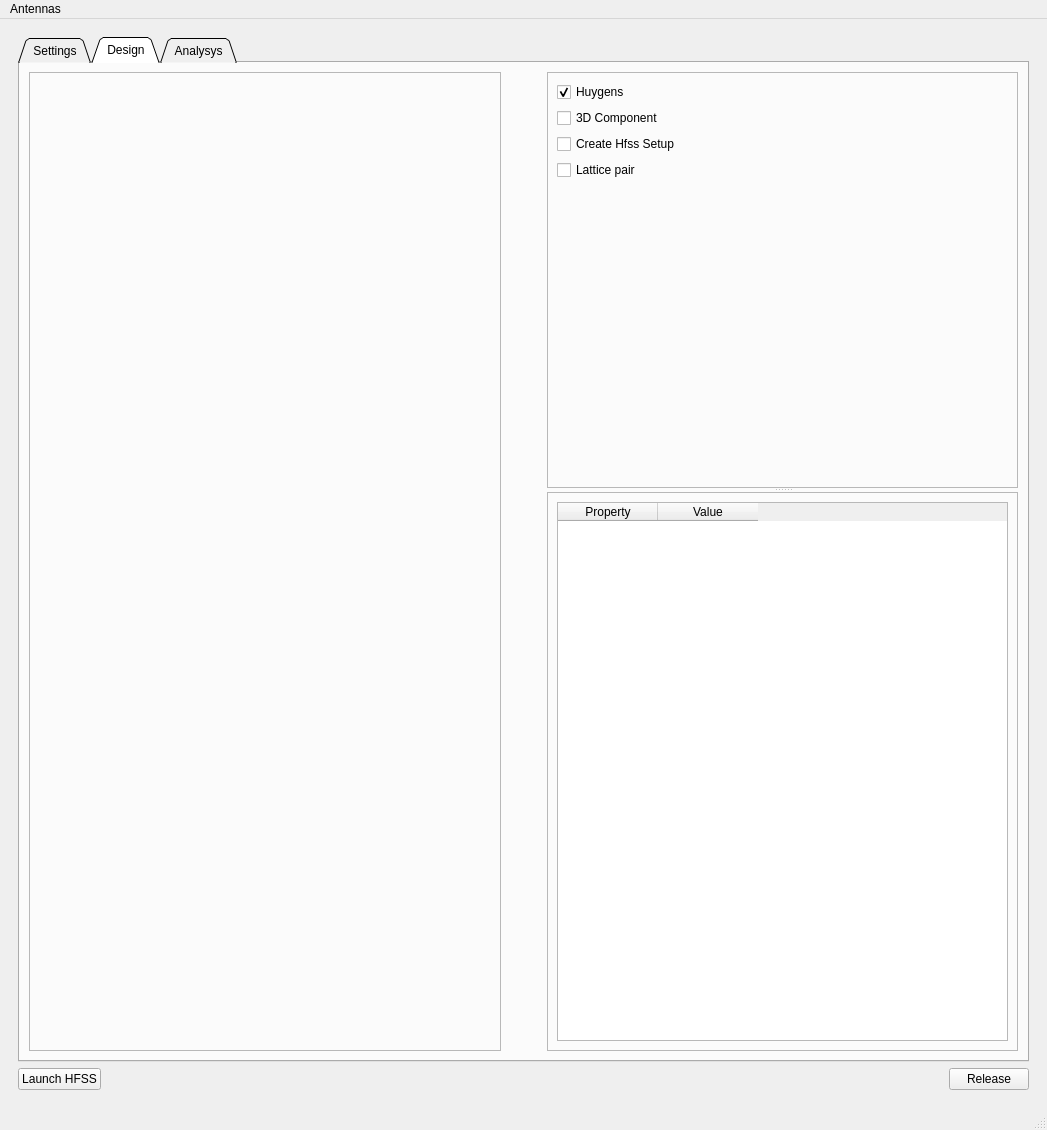
<?xml version="1.0" encoding="UTF-8"?>
<ui version="4.0">
 <class>MainWindow</class>
 <widget class="QMainWindow" name="MainWindow">
  <property name="geometry">
   <rect>
    <x>0</x>
    <y>0</y>
    <width>1047</width>
    <height>1130</height>
   </rect>
  </property>
  <property name="windowTitle">
   <string>MainWindow</string>
  </property>
  <widget class="QWidget" name="centralwidget">
   <property name="sizePolicy">
    <sizepolicy hsizetype="Expanding" vsizetype="Expanding">
     <horstretch>0</horstretch>
     <verstretch>0</verstretch>
    </sizepolicy>
   </property>
   <layout class="QVBoxLayout" name="verticalLayout">
    <item>
     <widget class="QWidget" name="widget" native="true">
      <property name="sizePolicy">
       <sizepolicy hsizetype="Preferred" vsizetype="Preferred">
        <horstretch>0</horstretch>
        <verstretch>0</verstretch>
       </sizepolicy>
      </property>
      <layout class="QGridLayout" name="gridLayout">
       <item row="1" column="0">
        <widget class="QPushButton" name="connect_hfss">
         <property name="text">
          <string>Launch HFSS</string>
         </property>
        </widget>
       </item>
       <item row="1" column="1">
        <spacer name="horizontalSpacer">
         <property name="orientation">
          <enum>Qt::Horizontal</enum>
         </property>
         <property name="sizeHint" stdset="0">
          <size>
           <width>40</width>
           <height>20</height>
          </size>
         </property>
        </spacer>
       </item>
       <item row="1" column="2">
        <widget class="QPushButton" name="closeButton">
         <property name="text">
          <string>Release</string>
         </property>
        </widget>
       </item>
       <item row="0" column="0" colspan="3">
        <widget class="QTabWidget" name="tabWidget">
         <property name="sizePolicy">
          <sizepolicy hsizetype="Preferred" vsizetype="Preferred">
           <horstretch>0</horstretch>
           <verstretch>0</verstretch>
          </sizepolicy>
         </property>
         <property name="tabShape">
          <enum>QTabWidget::Triangular</enum>
         </property>
         <property name="currentIndex">
          <number>1</number>
         </property>
         <widget class="QWidget" name="tab">
          <attribute name="title">
           <string> Settings </string>
          </attribute>
          <layout class="QHBoxLayout" name="horizontalLayout_25">
           <item>
            <layout class="QVBoxLayout" name="verticalLayout_4">
             <item>
              <layout class="QHBoxLayout" name="horizontalLayout_22">
               <item>
                <widget class="QLabel" name="label_3">
                 <property name="text">
                  <string>Frequency Units</string>
                 </property>
                </widget>
               </item>
               <item>
                <widget class="QComboBox" name="frequnits">
                 <property name="currentIndex">
                  <number>3</number>
                 </property>
                 <item>
                  <property name="text">
                   <string>Hz</string>
                  </property>
                 </item>
                 <item>
                  <property name="text">
                   <string>KHz</string>
                  </property>
                 </item>
                 <item>
                  <property name="text">
                   <string>MHz</string>
                  </property>
                 </item>
                 <item>
                  <property name="text">
                   <string>GHz</string>
                  </property>
                 </item>
                 <item>
                  <property name="text">
                   <string>THz</string>
                  </property>
                 </item>
                </widget>
               </item>
              </layout>
             </item>
             <item>
              <layout class="QHBoxLayout" name="horizontalLayout_23">
               <item>
                <widget class="QLabel" name="label_12">
                 <property name="text">
                  <string>Length Units</string>
                 </property>
                </widget>
               </item>
               <item>
                <widget class="QComboBox" name="units">
                 <property name="currentIndex">
                  <number>1</number>
                 </property>
                 <item>
                  <property name="text">
                   <string>um</string>
                  </property>
                 </item>
                 <item>
                  <property name="text">
                   <string>mm</string>
                  </property>
                 </item>
                 <item>
                  <property name="text">
                   <string>cm</string>
                  </property>
                 </item>
                 <item>
                  <property name="text">
                   <string>m</string>
                  </property>
                 </item>
                 <item>
                  <property name="text">
                   <string>mil</string>
                  </property>
                 </item>
                 <item>
                  <property name="text">
                   <string>in</string>
                  </property>
                 </item>
                </widget>
               </item>
              </layout>
             </item>
             <item>
              <layout class="QHBoxLayout" name="horizontalLayout_24">
               <item>
                <widget class="QLabel" name="label_13">
                 <property name="text">
                  <string>Number of Cores</string>
                 </property>
                </widget>
               </item>
               <item>
                <spacer name="horizontalSpacer_30">
                 <property name="orientation">
                  <enum>Qt::Horizontal</enum>
                 </property>
                 <property name="sizeHint" stdset="0">
                  <size>
                   <width>40</width>
                   <height>20</height>
                  </size>
                 </property>
                </spacer>
               </item>
               <item>
                <widget class="QLineEdit" name="numcores">
                 <property name="text">
                  <string>4</string>
                 </property>
                </widget>
               </item>
              </layout>
             </item>
             <item>
              <layout class="QHBoxLayout" name="horizontalLayout_26">
               <item>
                <widget class="QCheckBox" name="nongraphical">
                 <property name="layoutDirection">
                  <enum>Qt::RightToLeft</enum>
                 </property>
                 <property name="text">
                  <string>Non Graphical</string>
                 </property>
                </widget>
               </item>
               <item>
                <spacer name="horizontalSpacer_31">
                 <property name="orientation">
                  <enum>Qt::Horizontal</enum>
                 </property>
                 <property name="sizeHint" stdset="0">
                  <size>
                   <width>40</width>
                   <height>20</height>
                  </size>
                 </property>
                </spacer>
               </item>
              </layout>
             </item>
             <item>
              <spacer name="verticalSpacer_8">
               <property name="orientation">
                <enum>Qt::Vertical</enum>
               </property>
               <property name="sizeHint" stdset="0">
                <size>
                 <width>20</width>
                 <height>40</height>
                </size>
               </property>
              </spacer>
             </item>
            </layout>
           </item>
           <item>
            <spacer name="horizontalSpacer_29">
             <property name="orientation">
              <enum>Qt::Horizontal</enum>
             </property>
             <property name="sizeHint" stdset="0">
              <size>
               <width>40</width>
               <height>20</height>
              </size>
             </property>
            </spacer>
           </item>
          </layout>
         </widget>
         <widget class="QWidget" name="design">
          <attribute name="title">
           <string> Design </string>
          </attribute>
          <layout class="QVBoxLayout" name="verticalLayout_2">
           <item>
            <layout class="QHBoxLayout" name="horizontalLayout_20">
             <item>
              <widget class="QFrame" name="antenna_settings">
               <property name="sizePolicy">
                <sizepolicy hsizetype="Expanding" vsizetype="Preferred">
                 <horstretch>0</horstretch>
                 <verstretch>0</verstretch>
                </sizepolicy>
               </property>
               <property name="frameShape">
                <enum>QFrame::StyledPanel</enum>
               </property>
               <property name="frameShadow">
                <enum>QFrame::Raised</enum>
               </property>
               <property name="lineWidth">
                <number>12</number>
               </property>
               <layout class="QGridLayout" name="gridLayout_6"/>
              </widget>
             </item>
             <item>
              <spacer name="horizontalSpacer_27">
               <property name="orientation">
                <enum>Qt::Horizontal</enum>
               </property>
               <property name="sizeType">
                <enum>QSizePolicy::Preferred</enum>
               </property>
               <property name="sizeHint" stdset="0">
                <size>
                 <width>40</width>
                 <height>20</height>
                </size>
               </property>
              </spacer>
             </item>
             <item>
              <widget class="QSplitter" name="splitter_2">
               <property name="sizePolicy">
                <sizepolicy hsizetype="Expanding" vsizetype="Expanding">
                 <horstretch>0</horstretch>
                 <verstretch>0</verstretch>
                </sizepolicy>
               </property>
               <property name="orientation">
                <enum>Qt::Vertical</enum>
               </property>
               <widget class="QFrame" name="frame_3">
                <property name="frameShape">
                 <enum>QFrame::StyledPanel</enum>
                </property>
                <property name="frameShadow">
                 <enum>QFrame::Raised</enum>
                </property>
                <layout class="QGridLayout" name="gridLayout_7">
                 <item row="0" column="0">
                  <layout class="QGridLayout" name="gridLayout_8">
                   <item row="2" column="0">
                    <layout class="QHBoxLayout" name="horizontalLayout_16">
                     <item>
                      <widget class="QCheckBox" name="checkBox_7">
                       <property name="text">
                        <string>Create Hfss Setup</string>
                       </property>
                      </widget>
                     </item>
                     <item>
                      <spacer name="horizontalSpacer_19">
                       <property name="orientation">
                        <enum>Qt::Horizontal</enum>
                       </property>
                       <property name="sizeType">
                        <enum>QSizePolicy::Expanding</enum>
                       </property>
                       <property name="sizeHint" stdset="0">
                        <size>
                         <width>108</width>
                         <height>20</height>
                        </size>
                       </property>
                      </spacer>
                     </item>
                     <item>
                      <spacer name="horizontalSpacer_20">
                       <property name="orientation">
                        <enum>Qt::Horizontal</enum>
                       </property>
                       <property name="sizeType">
                        <enum>QSizePolicy::Fixed</enum>
                       </property>
                       <property name="sizeHint" stdset="0">
                        <size>
                         <width>40</width>
                         <height>20</height>
                        </size>
                       </property>
                      </spacer>
                     </item>
                    </layout>
                   </item>
                   <item row="3" column="0">
                    <layout class="QHBoxLayout" name="horizontalLayout_17">
                     <item>
                      <widget class="QCheckBox" name="checkBox_9">
                       <property name="text">
                        <string>Lattice pair</string>
                       </property>
                      </widget>
                     </item>
                     <item>
                      <spacer name="horizontalSpacer_21">
                       <property name="orientation">
                        <enum>Qt::Horizontal</enum>
                       </property>
                       <property name="sizeType">
                        <enum>QSizePolicy::Expanding</enum>
                       </property>
                       <property name="sizeHint" stdset="0">
                        <size>
                         <width>108</width>
                         <height>20</height>
                        </size>
                       </property>
                      </spacer>
                     </item>
                     <item>
                      <spacer name="horizontalSpacer_22">
                       <property name="orientation">
                        <enum>Qt::Horizontal</enum>
                       </property>
                       <property name="sizeType">
                        <enum>QSizePolicy::Fixed</enum>
                       </property>
                       <property name="sizeHint" stdset="0">
                        <size>
                         <width>40</width>
                         <height>20</height>
                        </size>
                       </property>
                      </spacer>
                     </item>
                    </layout>
                   </item>
                   <item row="0" column="0">
                    <layout class="QHBoxLayout" name="horizontalLayout_18">
                     <item>
                      <widget class="QCheckBox" name="checkBox_10">
                       <property name="text">
                        <string>Huygens</string>
                       </property>
                       <property name="checked">
                        <bool>true</bool>
                       </property>
                      </widget>
                     </item>
                     <item>
                      <spacer name="horizontalSpacer_23">
                       <property name="orientation">
                        <enum>Qt::Horizontal</enum>
                       </property>
                       <property name="sizeType">
                        <enum>QSizePolicy::Expanding</enum>
                       </property>
                       <property name="sizeHint" stdset="0">
                        <size>
                         <width>107</width>
                         <height>20</height>
                        </size>
                       </property>
                      </spacer>
                     </item>
                     <item>
                      <spacer name="horizontalSpacer_24">
                       <property name="orientation">
                        <enum>Qt::Horizontal</enum>
                       </property>
                       <property name="sizeType">
                        <enum>QSizePolicy::Fixed</enum>
                       </property>
                       <property name="sizeHint" stdset="0">
                        <size>
                         <width>40</width>
                         <height>20</height>
                        </size>
                       </property>
                      </spacer>
                     </item>
                    </layout>
                   </item>
                   <item row="1" column="0">
                    <layout class="QHBoxLayout" name="horizontalLayout_19">
                     <item>
                      <widget class="QCheckBox" name="checkBox_11">
                       <property name="text">
                        <string>3D Component</string>
                       </property>
                      </widget>
                     </item>
                     <item>
                      <spacer name="horizontalSpacer_25">
                       <property name="orientation">
                        <enum>Qt::Horizontal</enum>
                       </property>
                       <property name="sizeType">
                        <enum>QSizePolicy::Expanding</enum>
                       </property>
                       <property name="sizeHint" stdset="0">
                        <size>
                         <width>101</width>
                         <height>20</height>
                        </size>
                       </property>
                      </spacer>
                     </item>
                     <item>
                      <spacer name="horizontalSpacer_26">
                       <property name="orientation">
                        <enum>Qt::Horizontal</enum>
                       </property>
                       <property name="sizeType">
                        <enum>QSizePolicy::Fixed</enum>
                       </property>
                       <property name="sizeHint" stdset="0">
                        <size>
                         <width>40</width>
                         <height>20</height>
                        </size>
                       </property>
                      </spacer>
                     </item>
                    </layout>
                   </item>
                  </layout>
                 </item>
                 <item row="1" column="0">
                  <spacer name="verticalSpacer_5">
                   <property name="orientation">
                    <enum>Qt::Vertical</enum>
                   </property>
                   <property name="sizeHint" stdset="0">
                    <size>
                     <width>20</width>
                     <height>40</height>
                    </size>
                   </property>
                  </spacer>
                 </item>
                </layout>
               </widget>
               <widget class="QFrame" name="frame_4">
                <property name="frameShape">
                 <enum>QFrame::StyledPanel</enum>
                </property>
                <property name="frameShadow">
                 <enum>QFrame::Raised</enum>
                </property>
                <layout class="QGridLayout" name="gridLayout_9">
                 <item row="0" column="0">
                  <widget class="QTableWidget" name="property_table">
                   <column>
                    <property name="text">
                     <string>Property</string>
                    </property>
                   </column>
                   <column>
                    <property name="text">
                     <string>Value</string>
                    </property>
                   </column>
                  </widget>
                 </item>
                </layout>
               </widget>
              </widget>
             </item>
            </layout>
           </item>
          </layout>
         </widget>
         <widget class="QWidget" name="analysis">
          <attribute name="title">
           <string> Analysys </string>
          </attribute>
          <layout class="QVBoxLayout" name="verticalLayout_3">
           <item>
            <widget class="QPushButton" name="pushButton_5">
             <property name="text">
              <string>PushButton</string>
             </property>
            </widget>
           </item>
           <item>
            <layout class="QVBoxLayout" name="results"/>
           </item>
           <item>
            <spacer name="verticalSpacer_7">
             <property name="orientation">
              <enum>Qt::Vertical</enum>
             </property>
             <property name="sizeHint" stdset="0">
              <size>
               <width>20</width>
               <height>40</height>
              </size>
             </property>
            </spacer>
           </item>
          </layout>
         </widget>
        </widget>
       </item>
      </layout>
     </widget>
    </item>
   </layout>
  </widget>
  <widget class="QMenuBar" name="menubar">
   <property name="geometry">
    <rect>
     <x>0</x>
     <y>0</y>
     <width>1047</width>
     <height>22</height>
    </rect>
   </property>
   <widget class="QMenu" name="menuAntennas">
    <property name="title">
     <string>Antennas</string>
    </property>
    <widget class="QMenu" name="menuPatch">
     <property name="title">
      <string>Patch</string>
     </property>
     <addaction name="actionRectangular_with_probe"/>
    </widget>
    <addaction name="menuPatch"/>
   </widget>
   <addaction name="menuAntennas"/>
  </widget>
  <widget class="QStatusBar" name="statusbar"/>
  <action name="actionRectangular_with_probe">
   <property name="text">
    <string>Rectangular with Probe</string>
   </property>
  </action>
 </widget>
 <resources/>
 <connections/>
</ui>
